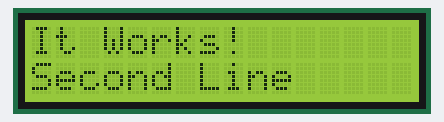
Simulated run of this program. Board: ESP8266 board running MicroPython. Shown: 16×2 character LCD. At 6.1 s the program stops and its outputs stay as they are.

Above: at 0.1 s.
At 6.1 s:
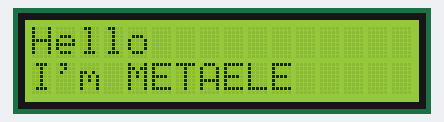

Measured:
- what the display in image 0 shows lasts 3.0 s, from 0.1 s to 3.1 s

The program:

LcdDisplayTest.py
```python
import time
import machine
from esp8266_i2c_lcd import I2cLcd

I2C_ADDR = 0x27
sda = machine.Pin(0)
scl = machine.Pin(1)

#I2C start
i2c = machine.I2C(0, sda = sda, scl = scl, freq = 400000)
lcd = I2cLcd(i2c, I2C_ADDR, 2, 16)
lcd.putstr("It Works!\nSecond Line")
time.sleep(3)
lcd.clear()
time.sleep(3)
lcd.putstr("Hello\nI'm METAELE")
```
